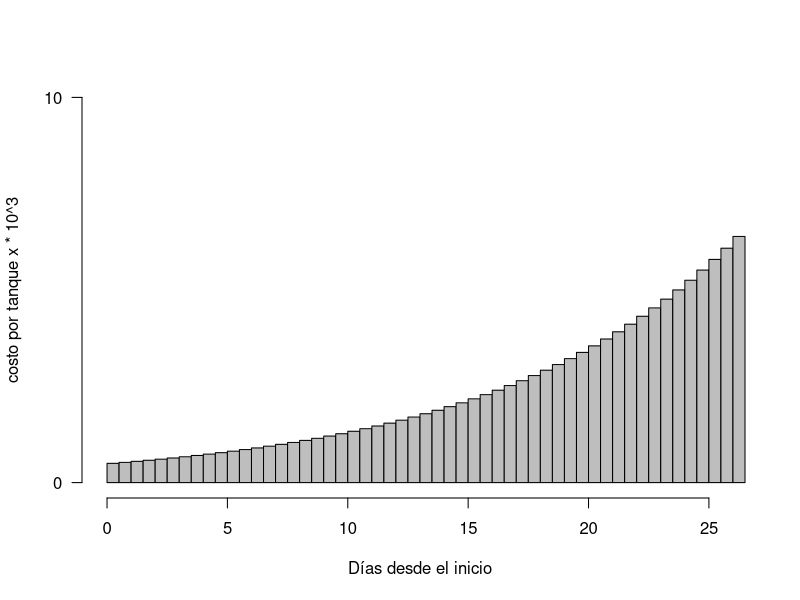
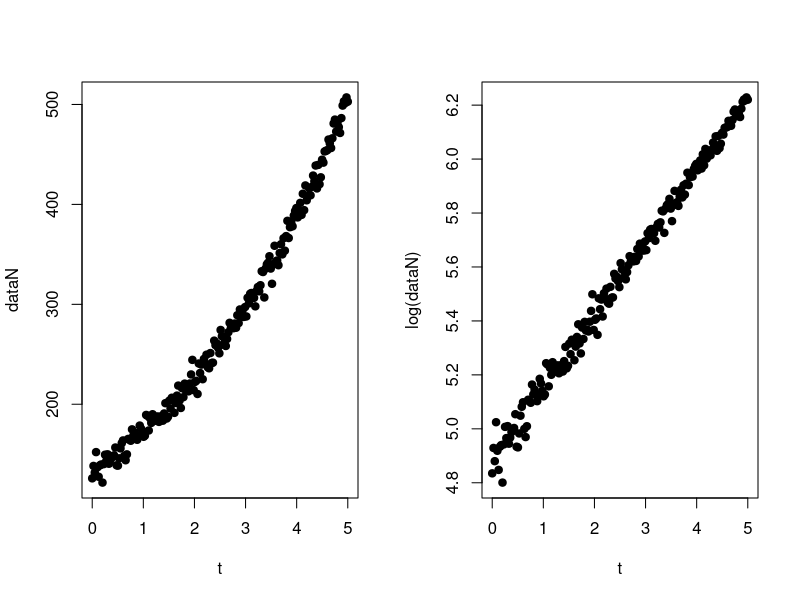
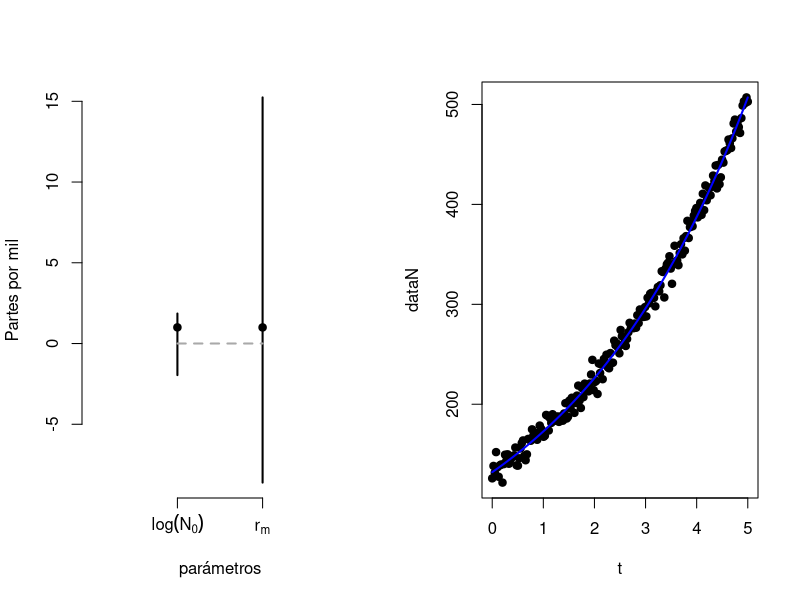

Reproduce these figures in R, in order.
## ---- chunk 1
knitr::opts_chunk$set(echo = FALSE)
## ---- chunk 2

 r <- 0.098; a <- 0.5; N0 <- 1000 #valores conocidos
  Dt <- 0.5; n <- 26/Dt
 Nt <- function(i){
   val <- a*N0*exp(r*i)
 }

 plot(c(0,26),c(0,10000), type = "n",
      axes = FALSE, xlab="Días desde el inicio",
      ylab = paste0("costo por tanque ",expression(x*10^3))
 )
 axis(side = 1)
 axis(side = 2, at = c(0,10000),
      labels = c(0,10), las=2)
 for( i in 0:n){
   rect(xleft = i*Dt,ybottom = 0,xright = i*Dt+Dt,ytop = Nt(i*Dt), col = "gray")
 }
## ---- chunk 3
N0 <- 132; rm <- 0.27; t <- seq(0,5,length.out = 200)

dataN <- N0*exp(rm*t)+rnorm(length(t),mean = 0,sd = 7.5)
data <- data.frame(N=dataN,t=t)
## ---- chunk 4
layout(matrix(c(1,2), ncol=2,nrow=1))
plot(t,dataN,type="p", pch=21,bg=1)
plot(t,log(dataN),type="p", pch=21,bg=1)
## ---- chunk 5
out <- glm(
  formula = log(N) ~ t,
  family = gaussian(link = "identity"),
  data = data
  )
  
  outCI <- confint(out)
  
  outCI
## ---- chunk 6
ppmM <- array(NA,dim = dim(outCI))

for( j in 1:nrow(outCI)){
  standard <- ifelse(j==1,log(N0),rm)
  for(i in 1:ncol(outCI)){
    ppmM[j,i] <- (standard-outCI[j,i])/standard * 1000
  }
  
}


doPlot <- function(){
plot(1:4, 1:4,ylim = range(as.numeric(ppmM)),type='n',
     axes=FALSE, xlab = "parámetros",ylab = "Partes por mil")
axis(side = 1,at = 2:3,
     labels = c(expression(log(N[0])),expression(r[m])))
axis(side = 2)
for( j in 1:nrow(ppmM)){
  standard <- ifelse(j==1,log(N0),rm)
  lines(x=rep(j+1,times=2),ppmM[j,],lwd=2)
  points(j+1,coef(out)[j]/standard, pch = 21, bg = 1)
}
lines(x=2:3,y=c(0,0),lty=2,col="darkgray",lwd=2)
}

## ---- chunk 7
doPlot()
## ---- chunk 8
plot(t,dataN,type="p", pch=21,bg=1)
curve(exp(coef(out)[1])*exp(coef(out)[2]*x),
      add = TRUE,
      col = "blue", lwd = 2)
